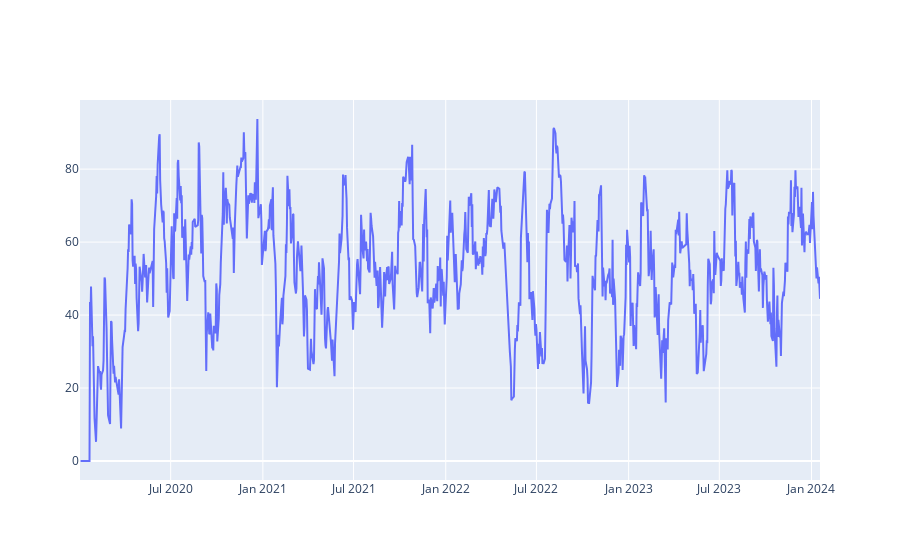

The code cell stored with this chart in its notebook:
### Markdown cell above
**Relative Strength Index (RSI)**

- A momentum indicator used in technical analysis that measures the magnitude of recent price changes to evaluate overbought or oversold conditions in the price of a stock.

- If the RSI value is >70 then the stock is overbought and if more than 30 then its oversold.

- The basic formula is: **RSI = 100 – [ 100 / ( 1 + (Average of Upward Price Change / Average of Downward Price Change ) ) ]**

### Code cell
def RSI(df,n=14):
    close = df['Terakhir']
    delta = close.diff()
    delta = delta[1:]
    pricesUp = delta.copy()
    pricesDown = delta.copy()
    pricesUp[pricesUp<0]=0
    pricesDown[pricesDown>0]=0
    rollUp = pricesUp.rolling(n).mean()
    rollDown = pricesDown.abs().rolling(n).mean()
    rs = rollUp/rollDown
    rsi = 100.0 - (100.0 / (1.0 + rs))
    return rsi

df['RSI'] = RSI(df).fillna(0)

fig = go.Figure(go.Scatter(x=df.Tanggal,y=df.RSI,name='RSI'))
fig.show()

### Figure 1 — Plotly figure (JSON) as saved in the notebook; plotly's stock layout.template omitted (floating-point values rounded to 4 significant figures; data arrays with more than 128 entries replaced by an {"elided": "..."} marker saying what was removed)
{"data": [{"name": "RSI", "type": "scatter", "x": {"elided": "988 str values"}, "y": {"elided": "988 float values"}}], "layout": {}}
